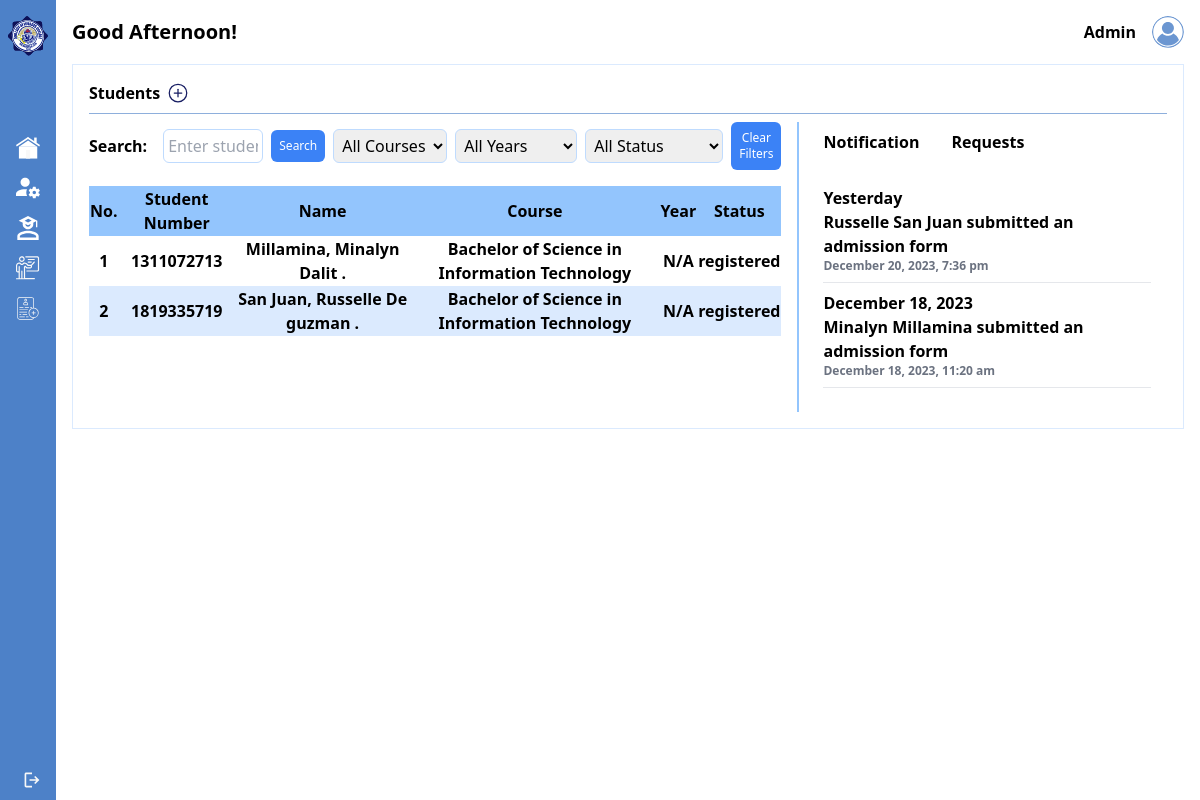
Page /admin/student-information.php (signed in) on the committed database.
### tables this page shows
CREATE TABLE `student_information` (
  `student_information_id` int(255) NOT NULL,
  `enrollment_details_id` int(11) DEFAULT NULL,
  `students_id` int(11) DEFAULT NULL,
  `personal_information_id` int(11) DEFAULT NULL,
  `contact_information_id` int(11) DEFAULT NULL,
  `educational_attainment_id` int(11) DEFAULT NULL,
  `family_record_id` int(11) DEFAULT NULL,
  `school_account_id` int(11) DEFAULT NULL,
  `status` varchar(20) DEFAULT NULL,
  `profile_picture` blob DEFAULT NULL,
  `e_sign` blob DEFAULT NULL
);

CREATE TABLE `student_number` (
  `student_number_id` int(11) NOT NULL,
  `student_number` varchar(20) DEFAULT NULL
);

CREATE TABLE `students` (
  `students_id` int(11) NOT NULL,
  `student_number_id` int(11) DEFAULT NULL,
  `surname` varchar(255) NOT NULL,
  `first_name` varchar(255) NOT NULL,
  `middle_name` varchar(255) DEFAULT NULL,
  `suffix` varchar(20) DEFAULT NULL
);

CREATE TABLE `enrollment_details` (
  `enrollment_details_id` int(11) NOT NULL,
  `course` varchar(255) DEFAULT NULL,
  `year_level` varchar(255) DEFAULT NULL,
  `semester` varchar(50) DEFAULT NULL
);

CREATE TABLE `notifications` (
  `id` int(11) NOT NULL,
  `message` varchar(255) NOT NULL,
  `datetime` datetime NOT NULL
);

### admin/student-information.php (the view, shortened to what this page needs)
<?php
    include '../php/conn.php';
    $sort = isset($_GET['sort']) ? $_GET['sort'] : 'default';
    $sort_condition = '';
    if ($sort === 'name_asc') {
        $sort_condition = 'ORDER BY s.surname ASC, s.first_name ASC, s.middle_name ASC';
        $next_sort = 'name_desc';
    } elseif ($sort === 'name_desc') {
        $sort_condition = 'ORDER BY s.surname DESC, s.first_name DESC, s.middle_name DESC';
        $next_sort = 'name_asc';
    } else {
        $next_sort = 'name_asc';
    }
    if (isset($_GET['search'])) {
        $search = mysqli_real_escape_string($conn, $_GET['search']);
        $search_condition = "AND (sn.student_number LIKE '%$search%' OR s.surname LIKE '%$search%' OR s.first_name LIKE '%$search%' OR s.middle_name LIKE '%$search%')";
    } else {
        $search_condition = '';
    }
    $course_condition = '';
    $year_condition = '';
    $status_condition = '';
    $queryNotification = "SELECT * FROM notifications ORDER BY datetime DESC";
    $resultNotification = mysqli_query($conn, $queryNotification);
    $notifications = mysqli_fetch_all($resultNotification, MYSQLI_ASSOC);
    $groupedNotifications = [];
    foreach ($notifications as $notification) {
        $date = date('Y-m-d', strtotime($notification['datetime']));
        $groupedNotifications[$date][] = $notification;
    }
    $query = "SELECT sn.student_number, s.surname, s.first_name, s.middle_name, s.suffix, ed.course, ed.year_level, si.status, s.suffix
            FROM student_information si
            JOIN students s ON si.students_id = s.students_id
            JOIN enrollment_details ed ON si.enrollment_details_id = ed.enrollment_details_id
            JOIN student_number sn ON s.student_number_id = sn.student_number_id
            WHERE 1 $search_condition $course_condition $year_condition $status_condition $sort_condition";
    $result = mysqli_query($conn, $query);
    $users = mysqli_fetch_all($result, MYSQLI_ASSOC);
?>
<!DOCTYPE html>
<html lang="en">
<head>
    <link href="https://cdn.jsdelivr.net/npm/tailwindcss@2.2.19/dist/tailwind.min.css" rel="stylesheet">
</head>
<body class="font-[roboto-serif]">
    <div class="flex justify-start overflow-y-hidden">
        <div>
            <?php include './sidebar.php'; ?>
        </div>
        <div class="w-full py-4 px-4">
            <div>
                <?php include './topbar.php'; ?>
            </div>
            <div class="mt-4">
                <div class="w-full bg-white p-4 border border-blue-100 gap-2 font-semibold">
                    <div class="flex justify-start items-center gap-2">
                        <span>
                            Students
                        </span>
                        <span class="cursor-pointer">
                            <a href="../website/pre-registration.html">
                                <img src="../assets/svg/add.svg" class="logo w-5 h-5" alt="">
                            </a>
                        </span>
                    </div>
                    <hr class="w-full h-px my-2 border-0 dark:bg-gray-700" style="background-color: #8EAFDC;">
                    <div class="flex justify-start gap-4">
                        <div class="w-3/4">
                            <div class="flex justify-between items-center w-full gap-2">
                                <div class="w-2/4">
                                    <form action="" method="get" class="flex items-center gap-2">
                                        <label for="search" class="mr-2">Search:</label>
                                        <input type="text" id="search" name="search" class="w-full p-1 border border-blue-200 rounded-md" placeholder="Enter student number or name">
                                        <button type="submit" class="p-2 bg-blue-500 rounded-md text-xs text-white hover:bg-blue-700">Search</button>
                                    </form>
                                </div>
                                <div class="flex items-center justify-center gap-2">
                                    <form action="" method="get" id="filterForm" class="flex items-center gap-2">
                                        <select name="course" id="course" class="p-1 border border-blue-200 rounded-md">
                                            <option value="">All Courses</option>
                                        </select>
                                        <select name="year" id="year" class="p-1 border border-blue-200 rounded-md">
                                            <option value="">All Years</option>
                                        </select>
                                        <select name="status" id="status" class="p-1 border border-blue-200 rounded-md">
                                            <option value="">All Status</option>
                                        </select>
                                    </form>
                                    <div>
                                        <button type="button" id="clearFiltersButton" class="p-2 bg-blue-500 rounded-md text-xs text-white hover:bg-blue-700">Clear Filters</button>
                                    </div>
                                </div>
                            </div>
                            <table class="table-auto w-full mt-4">
                                <thead>
                                    <tr class="px-2 py-1 bg-blue-300">
                                        <th class="text-center">No.</th>
                                        <th class="text-center">Student Number</th>
                                        <th class="text-center"><a href="?sort=<?= $next_sort ?>">Name</a></th>
                                        <th class="text-center">Course</th>
                                        <th class="text-center">Year</th>
                                        <th class="text-center">Status</th>
                                    </tr>
                                </thead>
                                <tbody id="studentTableBody">
                                    <?php foreach ($users as $index => $user): ?>
                                        <tr class="px-2 py-1 <?= $index % 2 === 0 ? 'bg-white-500' : 'bg-blue-100' ?>">
                                            <td class="text-center"><?= $index + 1; ?></td>
                                            <td class="text-center">
                                                <?php if (isset($user['student_number'])): ?>
                                                    <a href="#" data-student-id="<?= $user['student_number']; ?>" class="student-details-link">
                                                        <?= $user['student_number']; ?>
                                                    </a>
                                                <?php else: ?>
                                                    N/A
                                                <?php endif; ?>
                                            </td>
                                            <td class="text-center"><?= isset($user['surname']) && isset($user['first_name']) && isset($user['middle_name']) ? $user['surname'] . ', ' . $user['first_name'] . ' ' . $user['middle_name']. ' ' . $user['suffix']. '.' : 'N/A'; ?></td>
                                            <td class="text-center"><?= isset($user['course']) ? $user['course'] : 'N/A'; ?></td>
                                            <td class="text-center"><?= isset($user['year_level']) ? $user['year_level'] : 'N/A'; ?></td>
                                            <td class="text-center"><?= isset($user['status']) ? $user['status'] : 'N/A'; ?></td>
                                        </tr>
                                    <?php endforeach; ?>
                                </tbody>
                            </table>
                        </div>
                        <div class="border-l-2 border-blue-300">
                            <div id="tabsContainer" class="pl-2 h-full">
                                <div class="h-1/2">
                                    <div class="flex">
                                        <div id="notificationTab" class="tab px-4 py-2 cursor-pointer rounded-tl rounded-tr" onclick="showTab('notificationTabContent', 'notificationTab', 'requestsTab')">
                                            Notification
                                        </div>
                                        <div id="requestsTab" class="tab px-4 py-2 cursor-pointer rounded-tl rounded-tr" onclick="showTab('requestsTabContent', 'requestsTab', 'notificationTab')">
                                            Requests
                                        </div>
                                    </div>
                                    <div id="notificationTabContent" class="tab-content p-4">
                                        <?php if (!empty($groupedNotifications)): ?>
                                            <?php foreach ($groupedNotifications as $date => $dateNotifications): ?>
                                                <div class="font-semibold mt-2"><?= formatDateHeading($date) ?></div>
                                                <?php foreach ($dateNotifications as $notification): ?>
                                                    <div><?= $notification['message']; ?></div>
                                                    <div class="text-xs text-gray-500"><?= date('F j, Y, g:i a', strtotime($notification['datetime'])); ?></div>
                                                    <hr class="my-2">
                                                <?php endforeach; ?>
                                            <?php endforeach; ?>
                                        <?php else: ?>
                                            <div>No new notifications</div>
                                        <?php endif; ?>
                                    </div>
                                    <?php
                                        function formatDateHeading($date) {
                                            $today = date('Y-m-d');
                                            $yesterday = date('Y-m-d', strtotime('-1 day'));
                                            if ($date === $today) {
                                                return 'Today';
                                            } elseif ($date === $yesterday) {
                                                return 'Yesterday';
                                            } else {
                                                return date('F j, Y', strtotime($date));
                                            }
                                        }
                                    ?>
                                </div>
                            </div>
                        </div>
                    </div>
                </div>
            </div>
        </div>
    </div>
</html>

### rows in the picture
student_information: student_number.student_number "1311072713", students.surname "Millamina", students.first_name "Minalyn", students.middle_name "Dalit", enrollment_details.course "Bachelor of Science in Information Technology", status "registered"
student_information: student_number.student_number "1819335719", students.surname "San Juan", students.first_name "Russelle", students.middle_name "De guzman", enrollment_details.course "Bachelor of Science in Information Technology", status "registered"
notifications: message "Russelle San Juan submitted an admission form", datetime "December 20, 2023, 7:36 pm"
notifications: message "Minalyn Millamina submitted an admission form", datetime "December 18, 2023, 11:20 am"

### other values in the picture
getGreeting() "Good Afternoon!"
$formattedUsername "Admin"
formatDateHeading($date) "Yesterday"
formatDateHeading($date) "December 18, 2023"
